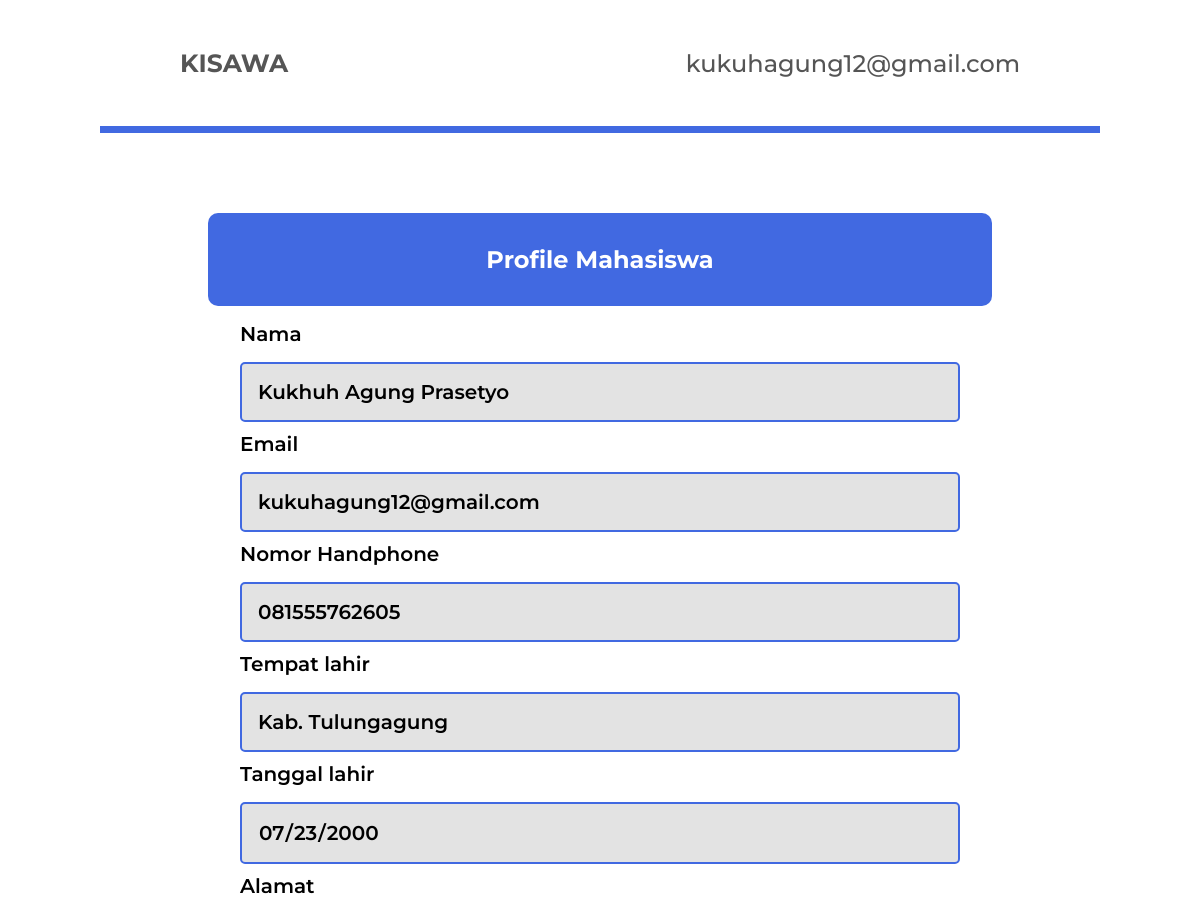
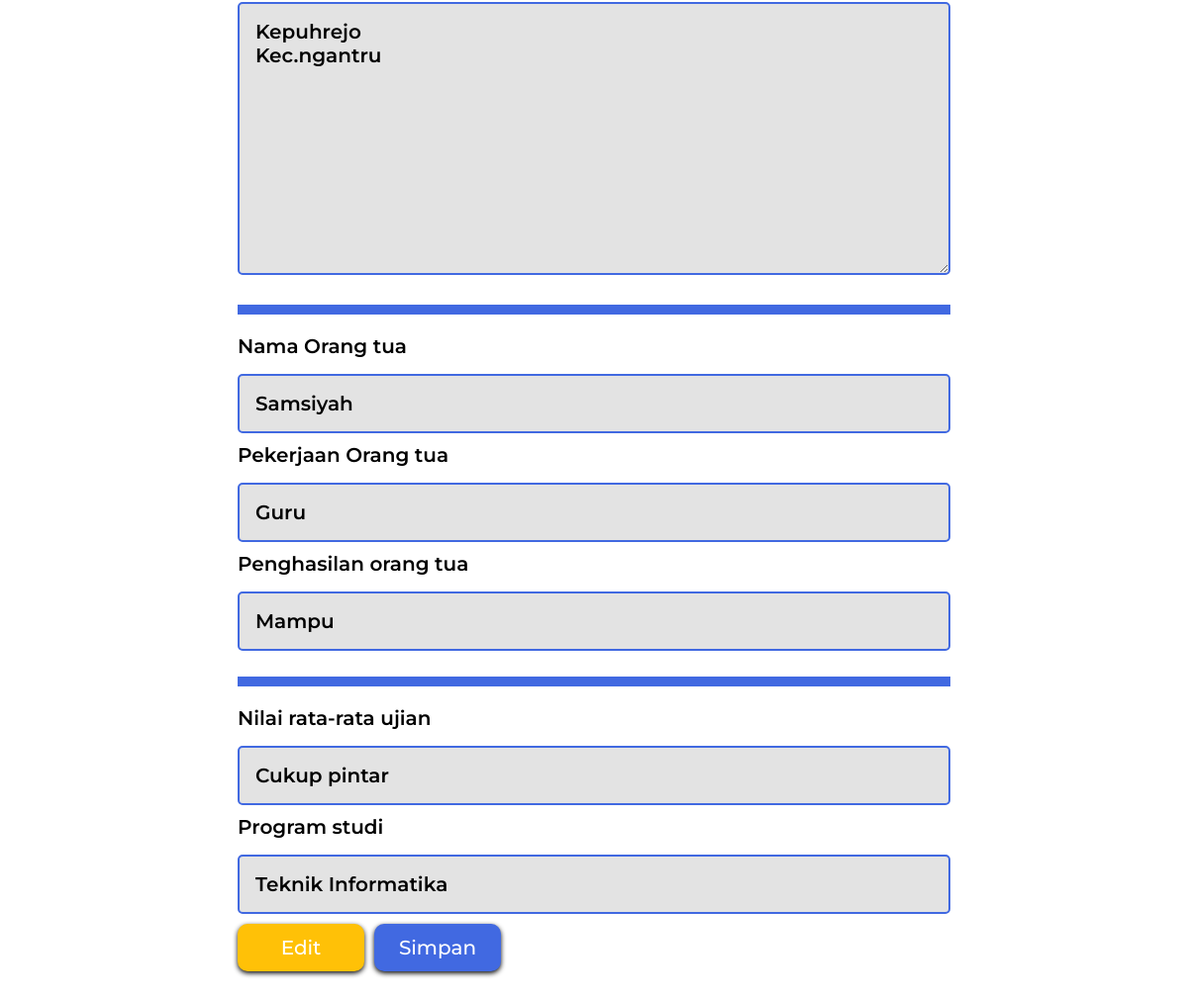
Page /dashboard.php (signed in) on the committed database (2 pictures, top to bottom).
### tables this page shows
CREATE TABLE `mahasiswa` (
  `id` int(11) NOT NULL,
  `nama` varchar(50) NOT NULL,
  `email` varchar(50) NOT NULL,
  `password` varchar(255) NOT NULL,
  `noWa` varchar(50) NOT NULL,
  `tempat_lahir` varchar(50) NOT NULL,
  `date` date NOT NULL,
  `nama_orang_tua` varchar(50) NOT NULL,
  `pekerjaan_orang_tua` varchar(50) NOT NULL,
  `penghasilan_orang_tua` decimal(10,2) DEFAULT NULL,
  `nilai` varchar(50) NOT NULL,
  `major` varchar(50) NOT NULL,
  `alamat` text NOT NULL
);

### database.php (called while the page is built, shortened)
<?php
class Database
{
    private $host = 'localhost';
    private $username = 'root';
    private $password = '';
    private $db = 'db_tugas_tambahan_keaktifan';
    private $conn;
    public function __construct()
    {
        $this->conn = mysqli_connect($this->host, $this->username, $this->password);
        mysqli_select_db($this->conn, $this->db);
    }
    function display()
    {
        if (isset($_SESSION['user'])) {
            $email = $_SESSION['user'];
            $data = mysqli_query($this->conn, "SELECT * FROM mahasiswa WHERE email='$email'");
            while ($row = mysqli_fetch_assoc($data)) {
                $result[] = $row;
            }
            return $result;
        } else {
            return [];
        }
    }
}

### dashboard.php (the view, shortened to what this page needs)
<?php
include 'database.php';
$db = new database();
if (isset($_SESSION['user'])) {
    $user = $_SESSION['user'];
} else {
    $user = '';
    header("location: login.php");
}
?>
<!DOCTYPE html>
<html lang="en">
<head>
    <link rel="stylesheet" href="css/style-dashboard.css">
</head>
<body>
    <div class="navbar">
        <div class="logo">
            <h1>KISAWA</h1>
        </div>
        <div class="user">
            <h2><?= $user ?></h2>
        </div>
    </div>
    <div class="card-header">
        <h2>Profile Mahasiswa</h2>
    </div>
    <div class="card-content">
        <?php
        foreach ($db->display($user) as $data) {
        ?>
            <div class="item">
                <label for="nama">Nama </label>
                <input type="text" id="nama" name="nama" value="<?= $data['nama'] ?>" readonly>
            </div>
            <div class="item">
                <label for="email">Email </label>
                <input type="text" id="email" name="email" value="<?= $data['email'] ?>" readonly>
            </div>
            <div class="item">
                <label for="noWa">Nomor Handphone </label>
                <input type="text" id="noWa" name="noWa" value="<?= $data['noWa'] ?>" readonly>
            </div>
            <div class="item">
                <label for="tempat_lahir">Tempat lahir </label>
                <input type="text" id="tempat_lahir" name="tempat_lahir" value="<?= $data['tempat_lahir'] ?>" readonly>
            </div>
            <div class="item">
                <label for="date">Tanggal lahir </label>
                <input type="date" id="date" name="date" value="<?= $data['date'] ?>" readonly>
            </div>
            <div class="item">
                <label for="alamat">Alamat </label>
                <textarea name="alamat" id="alalmat" cols="30" rows="10" readonly><?= $data['alamat'] ?></textarea>
            </div>
            <hr>
            <div class="item">
                <label for="nama_orang_tua">Nama Orang tua </label>
                <input type="text" id="nama_orang_tua" name="nama_orang_tua" value="<?= $data['nama_orang_tua'] ?>" readonly>
            </div>
            <div class="item">
                <label for="pekerjaan_orang_tua">Pekerjaan Orang tua </label>
                <input type="text" id="pekerjaan_orang_tua" name="pekerjaan_orang_tua" value="<?= $data['pekerjaan_orang_tua'] ?>" readonly>
            </div>
            <div class="item">
                <?php
                $penghasilan_orang_tua = (string) $data['penghasilan_orang_tua'];
                $penghasilan_orang_tua = substr($penghasilan_orang_tua, 0, 2);
                if ($penghasilan_orang_tua <= 20) {
                    $keterangan_penghasilan = "Tidak mampu";
                } elseif ($penghasilan_orang_tua >= 21 && $penghasilan_orang_tua <= 40) {
                    $keterangan_penghasilan = "Kurang mampu";
                } else {
                    $keterangan_penghasilan = "Mampu";
                }
                ?>
                <label for="penghasilan_orang_tua">Penghasilan orang tua </label>
                <input type="text" id="penghasilan_orang_tua" name="penghasilan_orang_tua" value="<?= $keterangan_penghasilan ?>" readonly>
            </div>
            <hr>
            <div class="item">
                <?php
                $nilai = $data['nilai'];
                if ($nilai >= 90 && $nilai <= 100) {
                    $nilai = "Pintar";
                } elseif ($nilai >= 80 && $nilai <= 89) {
                    $nilai = "Cukup pintar";
                } elseif ($nilai >= 60 && $nilai <= 79) {
                    $nilai = "Rata-rata";
                } else {
                    $nilai = "Penangan khusus";
                }
                ?>
                <label for="nilai">Nilai rata-rata ujian </label>
                <input type="text" id="nilai" name="nilai" value="<?= $nilai ?>" readonly>
            </div>
            <div class="item">
                <label for="major">Program studi </label>
                <input type="text" id="major" name="major" value="<?= $data['major'] ?>" readonly>
            </div>
        <?php
        }
        ?>
        <div class="flex">
            <button class="edit"><a href="edit.php">Edit</a></button>
            <button><a href="proses.php?aksi=logout">Simpan</a></button>
        </div>
    </div>
</body>
</html>

### css/style-dashboard.css (style rules this page uses)
* { margin: 0; padding: 0; font-family: "Montserrat", sans-serif; }
.navbar { width: 70%; margin: auto; overflow-x: visible; display: flex; align-items: center; justify-content: space-between; padding: 3rem 5rem; border-bottom: 7px solid royalblue; color: #555; }
.navbar h1 { font-size: 25px; }
.navbar .user h2 { font-weight: 500; font-style: bold; }
.card-header { width: 60%; background-color: royalblue; margin: 5rem auto 1rem; border-radius: 10px; padding: 2rem; color: #fff; text-align: center; }
.card-content { width: 60%; margin: auto; margin-bottom: 5rem; }
.item label { display: inline; font-weight: 600; font-size: 20px; margin-bottom: 10px; margin-right: 10rem; box-sizing: border-box; }
.item input, .item textarea { display: inline; font-weight: 600; font-size: 20px; margin-bottom: 10px; padding: 1rem; width: 100%; box-sizing: border-box; border-radius: 5px; border: 2px solid royalblue; margin-top: 1rem; background-color: #e3e3e3; }
hr { margin-bottom: 20px; border: 5px solid royalblue; margin-top: 1rem; }
.flex { display: flex; gap: 10px; }
.edit { background-color: #ffc107; }
button { background-color: royalblue; box-sizing: border-box; width: 8rem; display: flex; justify-content: center; align-items: center; flex-wrap: nowrap; height: 3rem; border: none; border-radius: 10px; box-shadow: 0 2px 5px rgb(10, 10, 10); }
button a { text-decoration: none; color: #fff; font-weight: 500; font-size: 20px; margin: 1rem 3rem; }

### rows in the picture
mahasiswa: nama "Kukhuh Agung Prasetyo", email "kukuhagung12@gmail.com", noWa "081555762605", tempat_lahir "Kab. Tulungagung", date "07/23/2000", alamat "Kepuhrejo Kec.ngantru", nama_orang_tua "Samsiyah", pekerjaan_orang_tua "Guru", penghasilan_orang_tua "Mampu", nilai "Cukup pintar", major "Teknik Informatika"

### other values in the picture
$user "kukuhagung12@gmail.com"
